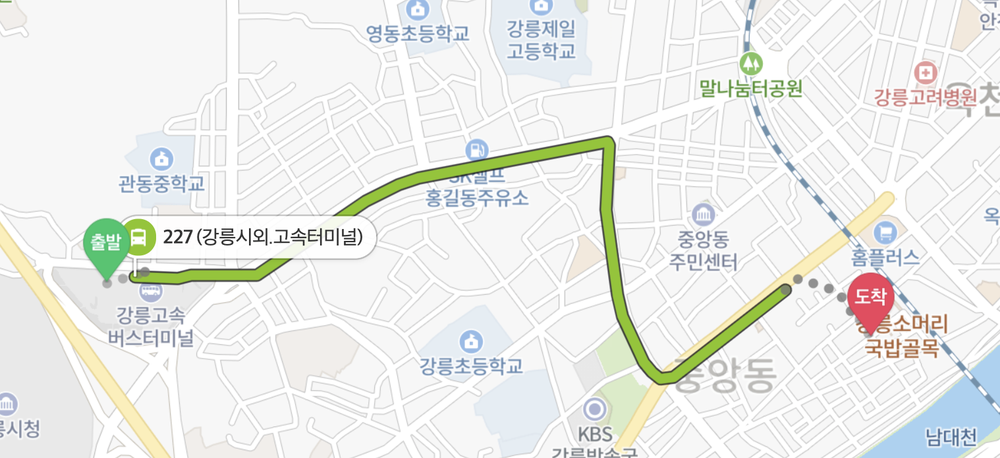
#> input picture cv_test/test.png, 1000 x 458 px, shrunk from 1518 x 696 before the run
$ python demo.py
#> lines starting #> are read from the running program, lines starting #| are printed output that depends on the picture
# -*- coding: utf-8 -*-
import cv2

print("Opencv Version")
print(cv2.__version__)

img = cv2.imread("test.png")
#> img is the input picture: shape (458, 1000, 3); mean B, G, R 234, 237.2, 235.6
gray = cv2.cvtColor(img, cv2.COLOR_BGR2GRAY)
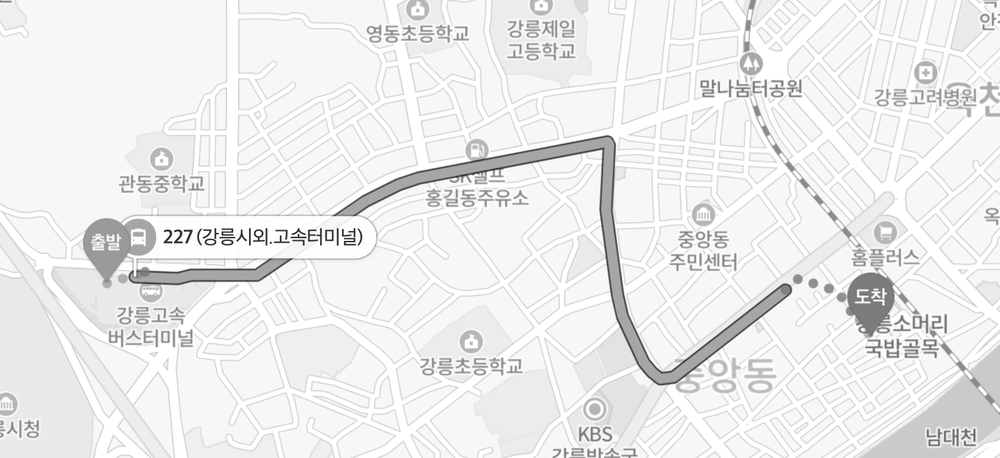
#> gray: shape (458, 1000); min 16, max 255, mean 236.4

cv2.imshow("Mountain", img)
cv2.imshow("Mountain - gray", gray)

cv2.waitKey(0)
cv2.destroyAllWindows()
